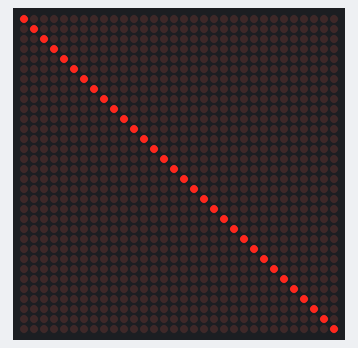
The sketch below on a simulated Arduino Uno, built with avr-gcc and run on an emulated ATmega328P. Shown: 32×32 LED matrix.

Above: at 0.17 s.
At 4.03 s:
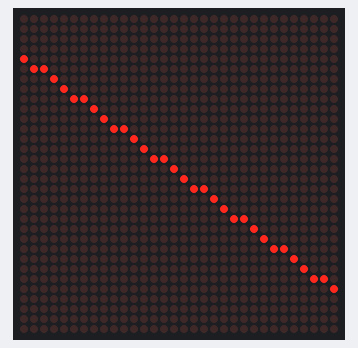
At 7.24 s:
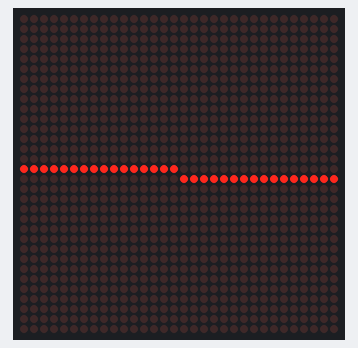
At 14.8 s:
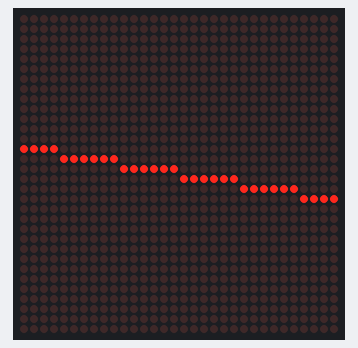
At 27.08 s:
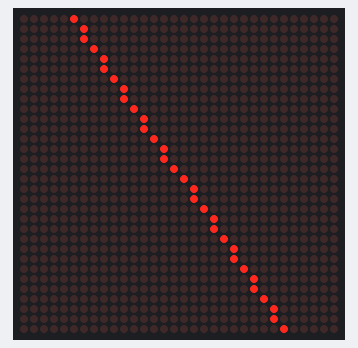
At 39.59 s:
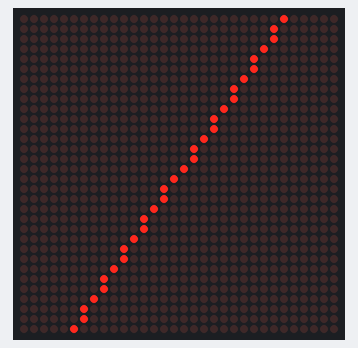

Measured:
- what the display in image 3 shows lasts 1.0 s, from 14.8 s to 15.8 s

The sketch:

lib_ex_Spin_32x32_2.ino
```cpp
#include <SPI.h>                                  // cf http://arduino.cc/en/Reference/SPI
#define  MOSI         11                          // MOSI (Master-Out-Slave-In) pin
#define  SCK          13                          // SCK (Clock) pin
#define  SS           10                          // SS (Slave Select) pin

#include <Adafruit_GFX.h>
#include <Max72xxPanel.h>

// Orientation of Max72xx to 8x8 LED Matrix
#define NO_ROTATION   0                           // no rotation
#define CW_ROTATION   1                           // 90 degrees clockwise
#define OPP_ROTATION  2                           // 180 degrees
#define CCW_ROTATION  3                           // 90 degrees counter clockwise

// Mapping of 8x8 LED Matrix and SPI pin names
#define CS            SS                          // Attach CS to SS
#define DIN           MOSI                        // Attach DIN to MOSI
#define CLK           SCK                         // Attach CLK to SCK

// Configuration of LED Matrix 32x32 (4x4 Displays) - Max72xx Common Cathodes Modules
#define NUMBEROFHORIZONTALDISPLAYS  4
#define NUMBEROFVERTICALDISPLAYS    4
#define ROTATION                    CCW_ROTATION  // display is position 90 degrees counter clockwise
#define DEFAULTINTENSITY            2            // values fro 0 to 15

Max72xxPanel matrix = Max72xxPanel(CS, NUMBEROFHORIZONTALDISPLAYS, NUMBEROFVERTICALDISPLAYS);

void setup() {
  matrix.setIntensity(DEFAULTINTENSITY);

  /**
     Initialize 32x32 LED matrix with 4x4 display array

           0(0,0,0)            1(1,1,0)          2(2,2,0)          3(3,3,0)
           4(4,0,1)            5(5,1,1)          6(6,2,1)          7(7,3,1)
           8(8,0,2)            9(9,1,2)         10(10,2,2)        11(11,3,2)
          12(12,0,3)          13(13,1,3)        14(14,2,3)        15(15,3,3)

          x0..7,y0..7         x8..15,y0..7      x16..23,y0..7     x24..31,y0..7
          x0..7,y8..15        x8..15,y8..15     x16..23,y8..15    x24..31,y8..15
          x0..7,y16..23       x8..15,y16..23    x16..23,y16..23   x24..31,y16..23
          x0..7,y24..31       x8..15,y24..31    x16..23,y24..31   x24..31,y24..31
  */

  byte display = 0;
  for (byte y = 0; y < NUMBEROFVERTICALDISPLAYS; y++ ) {
    for (byte x = 0; x < NUMBEROFHORIZONTALDISPLAYS; x++ ) {
      matrix.setPosition(display, x, y);      // display is at <x, y>
      matrix.setRotation(display, ROTATION);  // display is position -90 degree
      display++;
    }
  }

  // Individual setup
  _setup();
}

int wait = 20;
int inc = -2;

void _setup() {}

void loop() {

  for ( int x = 0; x < matrix.width() - 1; x++ ) {
    matrix.fillScreen(LOW);
    matrix.drawLine(x, 0, matrix.width() - 1 - x, matrix.height() - 1, HIGH);
//    matrix.drawChar(4, 4, x, HIGH, LOW, 1);
    matrix.write(); // Send bitmap to display
    delay(wait);
  }

  for ( int y = 0; y < matrix.height() - 1; y++ ) {
    matrix.fillScreen(LOW);
    matrix.drawLine(matrix.width() - 1, y, 0, matrix.height() - 1 - y, HIGH);
//    matrix.drawChar(4, 4, y, HIGH, LOW, 1);
    matrix.write(); // Send bitmap to display
    delay(wait);
  }

  wait = wait + inc;
  if ( wait <= 0 ) inc = 2;
  if ( wait > 20 ) inc = -2;
}
```
